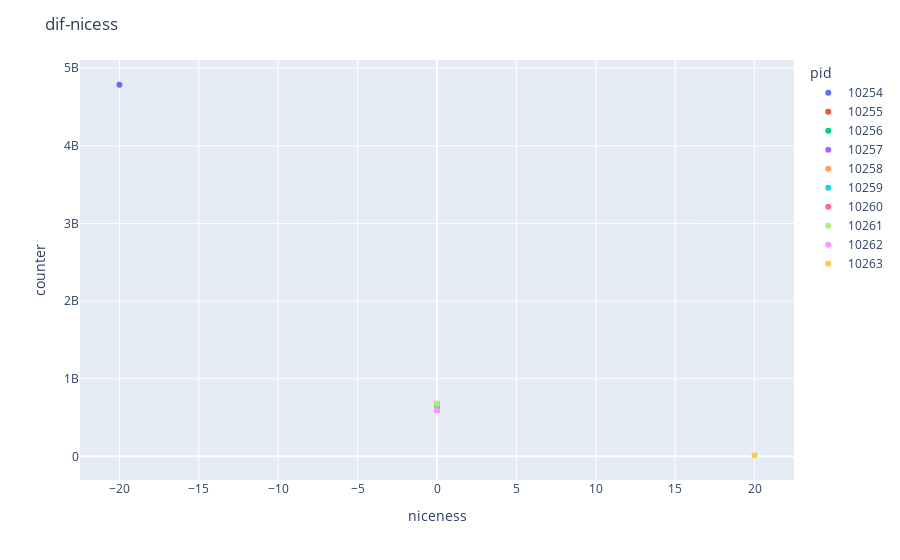
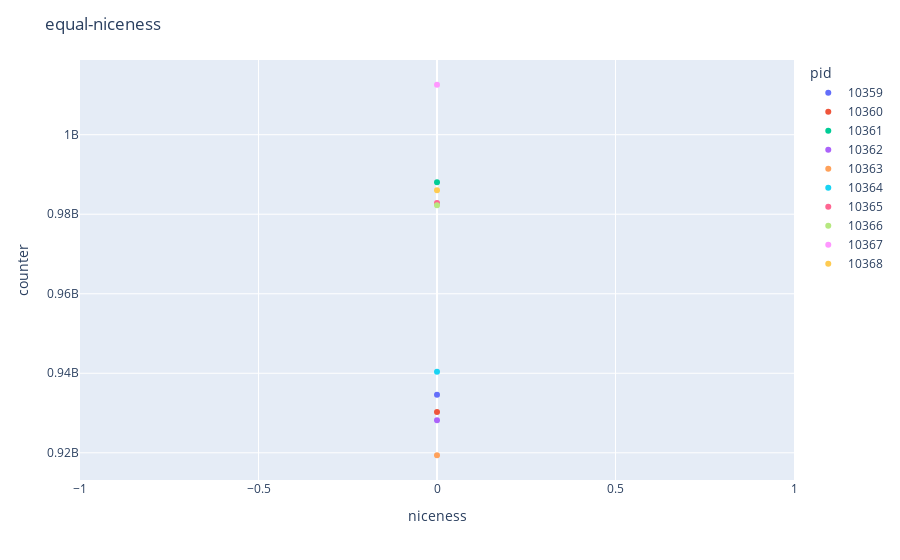
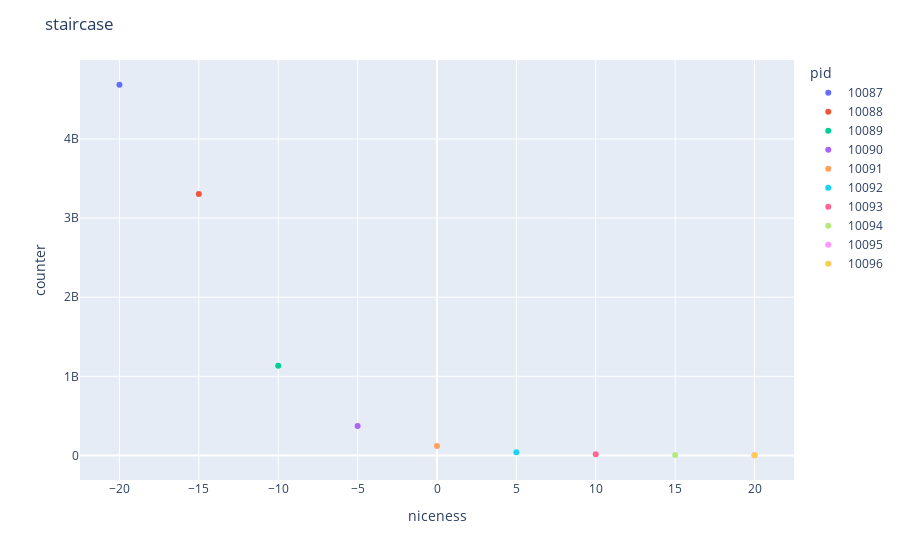
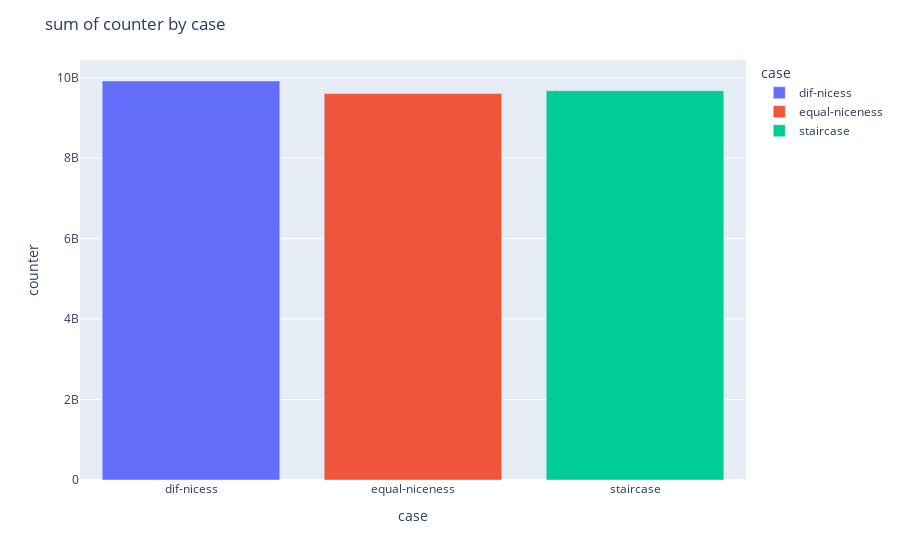

The code cell stored with these charts, in order, in its notebook:
### Code cell
df.to_csv('data.csv', index=False)
# for each case make a plot
for case in df.case.unique():
    df_case = df[df.case == case]
    fig = px.scatter(df_case, x='niceness', y='counter', color='pid')
    fig.update_layout(title=case)
    fig.show()
    
#add all the counter together by case plot them
df_sum = df.groupby(['case']).sum().reset_index()
fig = px.bar(df_sum, x='case', y='counter', color='case')
fig.update_layout(title='sum of counter by case')
fig.show()

### Figure 1 — Plotly figure (JSON) as saved in the notebook; plotly's stock layout.template omitted (floating-point values rounded to 4 significant figures)
{"data": [{"hovertemplate": "pid=10254<br>niceness=%{x}<br>counter=%{y}<extra></extra>", "legendgroup": "10254", "marker": {"color": "#636efa", "symbol": "circle"}, "mode": "markers", "name": "10254", "orientation": "v", "showlegend": true, "type": "scatter", "x": [-20], "xaxis": "x", "y": [4787035111], "yaxis": "y"}, {"hovertemplate": "pid=10255<br>niceness=%{x}<br>counter=%{y}<extra></extra>", "legendgroup": "10255", "marker": {"color": "#EF553B", "symbol": "circle"}, "mode": "markers", "name": "10255", "orientation": "v", "showlegend": true, "type": "scatter", "x": [0], "xaxis": "x", "y": [676529057], "yaxis": "y"}, {"hovertemplate": "pid=10256<br>niceness=%{x}<br>counter=%{y}<extra></extra>", "legendgroup": "10256", "marker": {"color": "#00cc96", "symbol": "circle"}, "mode": "markers", "name": "10256", "orientation": "v", "showlegend": true, "type": "scatter", "x": [0], "xaxis": "x", "y": [651373235], "yaxis": "y"}, {"hovertemplate": "pid=10257<br>niceness=%{x}<br>counter=%{y}<extra></extra>", "legendgroup": "10257", "marker": {"color": "#ab63fa", "symbol": "circle"}, "mode": "markers", "name": "10257", "orientation": "v", "showlegend": true, "type": "scatter", "x": [0], "xaxis": "x", "y": [596327954], "yaxis": "y"}, {"hovertemplate": "pid=10258<br>niceness=%{x}<br>counter=%{y}<extra></extra>", "legendgroup": "10258", "marker": {"color": "#FFA15A", "symbol": "circle"}, "mode": "markers", "name": "10258", "orientation": "v", "showlegend": true, "type": "scatter", "x": [0], "xaxis": "x", "y": [653244290], "yaxis": "y"}, {"hovertemplate": "pid=10259<br>niceness=%{x}<br>counter=%{y}<extra></extra>", "legendgroup": "10259", "marker": {"color": "#19d3f3", "symbol": "circle"}, "mode": "markers", "name": "10259", "orientation": "v", "showlegend": true, "type": "scatter", "x": [0], "xaxis": "x", "y": [671912411], "yaxis": "y"}, {"hovertemplate": "pid=10260<br>niceness=%{x}<br>counter=%{y}<extra></extra>", "legendgroup": "10260", "marker": {"color": "#FF6692", "symbol": "circle"}, "mode": "markers", "name": "10260", "orientation": "v", "showlegend": true, "type": "scatter", "x": [0], "xaxis": "x", "y": [593472362], "yaxis": "y"}, {"hovertemplate": "pid=10261<br>niceness=%{x}<br>counter=%{y}<extra></extra>", "legendgroup": "10261", "marker": {"color": "#B6E880", "symbol": "circle"}, "mode": "markers", "name": "10261", "orientation": "v", "showlegend": true, "type": "scatter", "x": [0], "xaxis": "x", "y": [677294268], "yaxis": "y"}, {"hovertemplate": "pid=10262<br>niceness=%{x}<br>counter=%{y}<extra></extra>", "legendgroup": "10262", "marker": {"color": "#FF97FF", "symbol": "circle"}, "mode": "markers", "name": "10262", "orientation": "v", "showlegend": true, "type": "scatter", "x": [0], "xaxis": "x", "y": [597411608], "yaxis": "y"}, {"hovertemplate": "pid=10263<br>niceness=%{x}<br>counter=%{y}<extra></extra>", "legendgroup": "10263", "marker": {"color": "#FECB52", "symbol": "circle"}, "mode": "markers", "name": "10263", "orientation": "v", "showlegend": true, "type": "scatter", "x": [20], "xaxis": "x", "y": [13699701], "yaxis": "y"}], "layout": {"legend": {"title": {"text": "pid"}, "tracegroupgap": 0}, "margin": {"t": 60}, "title": {"text": "dif-nicess"}, "xaxis": {"anchor": "y", "domain": [0, 1], "title": {"text": "niceness"}}, "yaxis": {"anchor": "x", "domain": [0, 1], "title": {"text": "counter"}}}}

### Figure 2 — Plotly figure (JSON) as saved in the notebook; plotly's stock layout.template omitted (floating-point values rounded to 4 significant figures)
{"data": [{"hovertemplate": "pid=10359<br>niceness=%{x}<br>counter=%{y}<extra></extra>", "legendgroup": "10359", "marker": {"color": "#636efa", "symbol": "circle"}, "mode": "markers", "name": "10359", "orientation": "v", "showlegend": true, "type": "scatter", "x": [0], "xaxis": "x", "y": [934600714], "yaxis": "y"}, {"hovertemplate": "pid=10360<br>niceness=%{x}<br>counter=%{y}<extra></extra>", "legendgroup": "10360", "marker": {"color": "#EF553B", "symbol": "circle"}, "mode": "markers", "name": "10360", "orientation": "v", "showlegend": true, "type": "scatter", "x": [0], "xaxis": "x", "y": [930277471], "yaxis": "y"}, {"hovertemplate": "pid=10361<br>niceness=%{x}<br>counter=%{y}<extra></extra>", "legendgroup": "10361", "marker": {"color": "#00cc96", "symbol": "circle"}, "mode": "markers", "name": "10361", "orientation": "v", "showlegend": true, "type": "scatter", "x": [0], "xaxis": "x", "y": [988023878], "yaxis": "y"}, {"hovertemplate": "pid=10362<br>niceness=%{x}<br>counter=%{y}<extra></extra>", "legendgroup": "10362", "marker": {"color": "#ab63fa", "symbol": "circle"}, "mode": "markers", "name": "10362", "orientation": "v", "showlegend": true, "type": "scatter", "x": [0], "xaxis": "x", "y": [928208365], "yaxis": "y"}, {"hovertemplate": "pid=10363<br>niceness=%{x}<br>counter=%{y}<extra></extra>", "legendgroup": "10363", "marker": {"color": "#FFA15A", "symbol": "circle"}, "mode": "markers", "name": "10363", "orientation": "v", "showlegend": true, "type": "scatter", "x": [0], "xaxis": "x", "y": [919384791], "yaxis": "y"}, {"hovertemplate": "pid=10364<br>niceness=%{x}<br>counter=%{y}<extra></extra>", "legendgroup": "10364", "marker": {"color": "#19d3f3", "symbol": "circle"}, "mode": "markers", "name": "10364", "orientation": "v", "showlegend": true, "type": "scatter", "x": [0], "xaxis": "x", "y": [940400740], "yaxis": "y"}, {"hovertemplate": "pid=10365<br>niceness=%{x}<br>counter=%{y}<extra></extra>", "legendgroup": "10365", "marker": {"color": "#FF6692", "symbol": "circle"}, "mode": "markers", "name": "10365", "orientation": "v", "showlegend": true, "type": "scatter", "x": [0], "xaxis": "x", "y": [982824238], "yaxis": "y"}, {"hovertemplate": "pid=10366<br>niceness=%{x}<br>counter=%{y}<extra></extra>", "legendgroup": "10366", "marker": {"color": "#B6E880", "symbol": "circle"}, "mode": "markers", "name": "10366", "orientation": "v", "showlegend": true, "type": "scatter", "x": [0], "xaxis": "x", "y": [982268169], "yaxis": "y"}, {"hovertemplate": "pid=10367<br>niceness=%{x}<br>counter=%{y}<extra></extra>", "legendgroup": "10367", "marker": {"color": "#FF97FF", "symbol": "circle"}, "mode": "markers", "name": "10367", "orientation": "v", "showlegend": true, "type": "scatter", "x": [0], "xaxis": "x", "y": [1012559719], "yaxis": "y"}, {"hovertemplate": "pid=10368<br>niceness=%{x}<br>counter=%{y}<extra></extra>", "legendgroup": "10368", "marker": {"color": "#FECB52", "symbol": "circle"}, "mode": "markers", "name": "10368", "orientation": "v", "showlegend": true, "type": "scatter", "x": [0], "xaxis": "x", "y": [986019104], "yaxis": "y"}], "layout": {"legend": {"title": {"text": "pid"}, "tracegroupgap": 0}, "margin": {"t": 60}, "title": {"text": "equal-niceness"}, "xaxis": {"anchor": "y", "domain": [0, 1], "title": {"text": "niceness"}}, "yaxis": {"anchor": "x", "domain": [0, 1], "title": {"text": "counter"}}}}

### Figure 3 — Plotly figure (JSON) as saved in the notebook; plotly's stock layout.template omitted (floating-point values rounded to 4 significant figures)
{"data": [{"hovertemplate": "pid=10087<br>niceness=%{x}<br>counter=%{y}<extra></extra>", "legendgroup": "10087", "marker": {"color": "#636efa", "symbol": "circle"}, "mode": "markers", "name": "10087", "orientation": "v", "showlegend": true, "type": "scatter", "x": [-20], "xaxis": "x", "y": [4684878573], "yaxis": "y"}, {"hovertemplate": "pid=10088<br>niceness=%{x}<br>counter=%{y}<extra></extra>", "legendgroup": "10088", "marker": {"color": "#EF553B", "symbol": "circle"}, "mode": "markers", "name": "10088", "orientation": "v", "showlegend": true, "type": "scatter", "x": [-15], "xaxis": "x", "y": [3303648564], "yaxis": "y"}, {"hovertemplate": "pid=10089<br>niceness=%{x}<br>counter=%{y}<extra></extra>", "legendgroup": "10089", "marker": {"color": "#00cc96", "symbol": "circle"}, "mode": "markers", "name": "10089", "orientation": "v", "showlegend": true, "type": "scatter", "x": [-10], "xaxis": "x", "y": [1133573478], "yaxis": "y"}, {"hovertemplate": "pid=10090<br>niceness=%{x}<br>counter=%{y}<extra></extra>", "legendgroup": "10090", "marker": {"color": "#ab63fa", "symbol": "circle"}, "mode": "markers", "name": "10090", "orientation": "v", "showlegend": true, "type": "scatter", "x": [-5], "xaxis": "x", "y": [371666349], "yaxis": "y"}, {"hovertemplate": "pid=10091<br>niceness=%{x}<br>counter=%{y}<extra></extra>", "legendgroup": "10091", "marker": {"color": "#FFA15A", "symbol": "circle"}, "mode": "markers", "name": "10091", "orientation": "v", "showlegend": true, "type": "scatter", "x": [0], "xaxis": "x", "y": [117894043], "yaxis": "y"}, {"hovertemplate": "pid=10092<br>niceness=%{x}<br>counter=%{y}<extra></extra>", "legendgroup": "10092", "marker": {"color": "#19d3f3", "symbol": "circle"}, "mode": "markers", "name": "10092", "orientation": "v", "showlegend": true, "type": "scatter", "x": [5], "xaxis": "x", "y": [40539478], "yaxis": "y"}, {"hovertemplate": "pid=10093<br>niceness=%{x}<br>counter=%{y}<extra></extra>", "legendgroup": "10093", "marker": {"color": "#FF6692", "symbol": "circle"}, "mode": "markers", "name": "10093", "orientation": "v", "showlegend": true, "type": "scatter", "x": [10], "xaxis": "x", "y": [13743149], "yaxis": "y"}, {"hovertemplate": "pid=10094<br>niceness=%{x}<br>counter=%{y}<extra></extra>", "legendgroup": "10094", "marker": {"color": "#B6E880", "symbol": "circle"}, "mode": "markers", "name": "10094", "orientation": "v", "showlegend": true, "type": "scatter", "x": [15], "xaxis": "x", "y": [6332979], "yaxis": "y"}, {"hovertemplate": "pid=10095<br>niceness=%{x}<br>counter=%{y}<extra></extra>", "legendgroup": "10095", "marker": {"color": "#FF97FF", "symbol": "circle"}, "mode": "markers", "name": "10095", "orientation": "v", "showlegend": true, "type": "scatter", "x": [20], "xaxis": "x", "y": [3157714], "yaxis": "y"}, {"hovertemplate": "pid=10096<br>niceness=%{x}<br>counter=%{y}<extra></extra>", "legendgroup": "10096", "marker": {"color": "#FECB52", "symbol": "circle"}, "mode": "markers", "name": "10096", "orientation": "v", "showlegend": true, "type": "scatter", "x": [20], "xaxis": "x", "y": [2357644], "yaxis": "y"}], "layout": {"legend": {"title": {"text": "pid"}, "tracegroupgap": 0}, "margin": {"t": 60}, "title": {"text": "staircase"}, "xaxis": {"anchor": "y", "domain": [0, 1], "title": {"text": "niceness"}}, "yaxis": {"anchor": "x", "domain": [0, 1], "title": {"text": "counter"}}}}

### Figure 4 — Plotly figure (JSON) as saved in the notebook; plotly's stock layout.template omitted (floating-point values rounded to 4 significant figures)
{"data": [{"alignmentgroup": "True", "hovertemplate": "case=%{x}<br>counter=%{y}<extra></extra>", "legendgroup": "dif-nicess", "marker": {"color": "#636efa", "pattern": {"shape": ""}}, "name": "dif-nicess", "offsetgroup": "dif-nicess", "orientation": "v", "showlegend": true, "textposition": "auto", "type": "bar", "x": ["dif-nicess"], "xaxis": "x", "y": [9918299997], "yaxis": "y"}, {"alignmentgroup": "True", "hovertemplate": "case=%{x}<br>counter=%{y}<extra></extra>", "legendgroup": "equal-niceness", "marker": {"color": "#EF553B", "pattern": {"shape": ""}}, "name": "equal-niceness", "offsetgroup": "equal-niceness", "orientation": "v", "showlegend": true, "textposition": "auto", "type": "bar", "x": ["equal-niceness"], "xaxis": "x", "y": [9604567189], "yaxis": "y"}, {"alignmentgroup": "True", "hovertemplate": "case=%{x}<br>counter=%{y}<extra></extra>", "legendgroup": "staircase", "marker": {"color": "#00cc96", "pattern": {"shape": ""}}, "name": "staircase", "offsetgroup": "staircase", "orientation": "v", "showlegend": true, "textposition": "auto", "type": "bar", "x": ["staircase"], "xaxis": "x", "y": [9677791971], "yaxis": "y"}], "layout": {"barmode": "relative", "legend": {"title": {"text": "case"}, "tracegroupgap": 0}, "margin": {"t": 60}, "title": {"text": "sum of counter by case"}, "xaxis": {"anchor": "y", "categoryarray": ["dif-nicess", "equal-niceness", "staircase"], "categoryorder": "array", "domain": [0, 1], "title": {"text": "case"}}, "yaxis": {"anchor": "x", "domain": [0, 1], "title": {"text": "counter"}}}}
